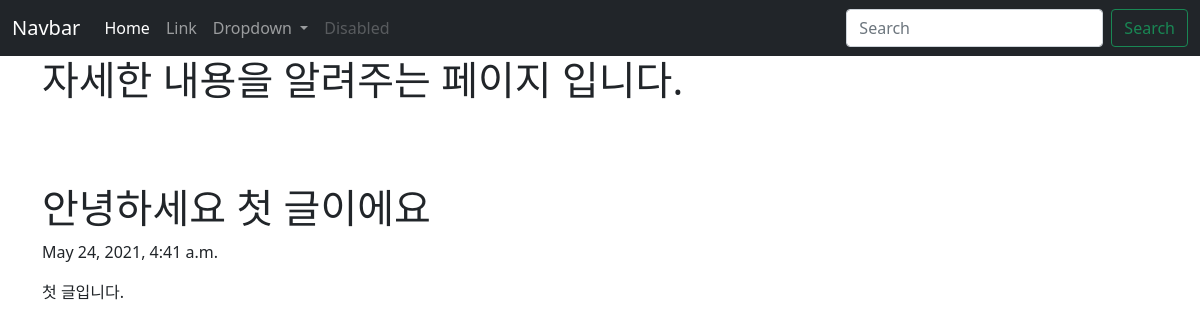
Page /blog/1/ on the committed database.
### blogapp/models.py (models this page shows, shortened)
class Blog(models.Model):
    title = models.CharField(max_length=200)
    pub_date = models.DateTimeField('data published')
    body  = models.TextField()

### blogapp/views.py (the view)
# urls.py: path('<int:blog_id>/', views.detail,name="detail"),
def detail(request,blog_id):
    details = get_object_or_404(Blog, pk=blog_id)
    return render(request,'detail.html',{'details': details})

### blogapp/templates/detail.html (shortened to what this page needs)
<!DOCTYPE html>
<html lang="en">
<head>
<link href="https://cdn.jsdelivr.net/npm/bootstrap@5.0.1/dist/css/bootstrap.min.css" rel="stylesheet">
</head>
<body>
      <nav class="navbar navbar-expand-lg navbar-dark bg-dark">
      <div class="container-fluid">
        <a class="navbar-brand" href="#">Navbar</a>
        <div class="collapse navbar-collapse" id="navbarSupportedContent">
          <ul class="navbar-nav me-auto mb-2 mb-lg-0">
            <li class="nav-item">
              <a class="nav-link active" aria-current="page" href="#">Home</a>
            </li>
            <li class="nav-item">
              <a class="nav-link" href="#">Link</a>
            </li>
            <li class="nav-item dropdown">
              <a class="nav-link dropdown-toggle" href="#" id="navbarDropdown" role="button" data-bs-toggle="dropdown" aria-expanded="false">
                Dropdown
              </a>
            </li>
            <li class="nav-item">
              <a class="nav-link disabled" href="#" tabindex="-1" aria-disabled="true">Disabled</a>
            </li>
          </ul>
          <form class="d-flex">
            <input class="form-control me-2" type="search" placeholder="Search" aria-label="Search">
            <button class="btn btn-outline-success" type="submit">Search</button>
          </form>
        </div>
      </div>
    </nav>
    <div class="container">
      <h1> 자세한 내용을 알려주는 페이지 입니다.</h1>
      <br><br><br>
      <h1>{{details.title}}</h1>
      <p>{{details.pub_date}}</p>
      <p>{{details.body}}</p>
    </div>
</body>
</html>

### rows in the picture
Blog: title "안녕하세요 첫 글이에요", pub_date "May 24, 2021, 4:41 a.m.", body "첫 글입니다."
